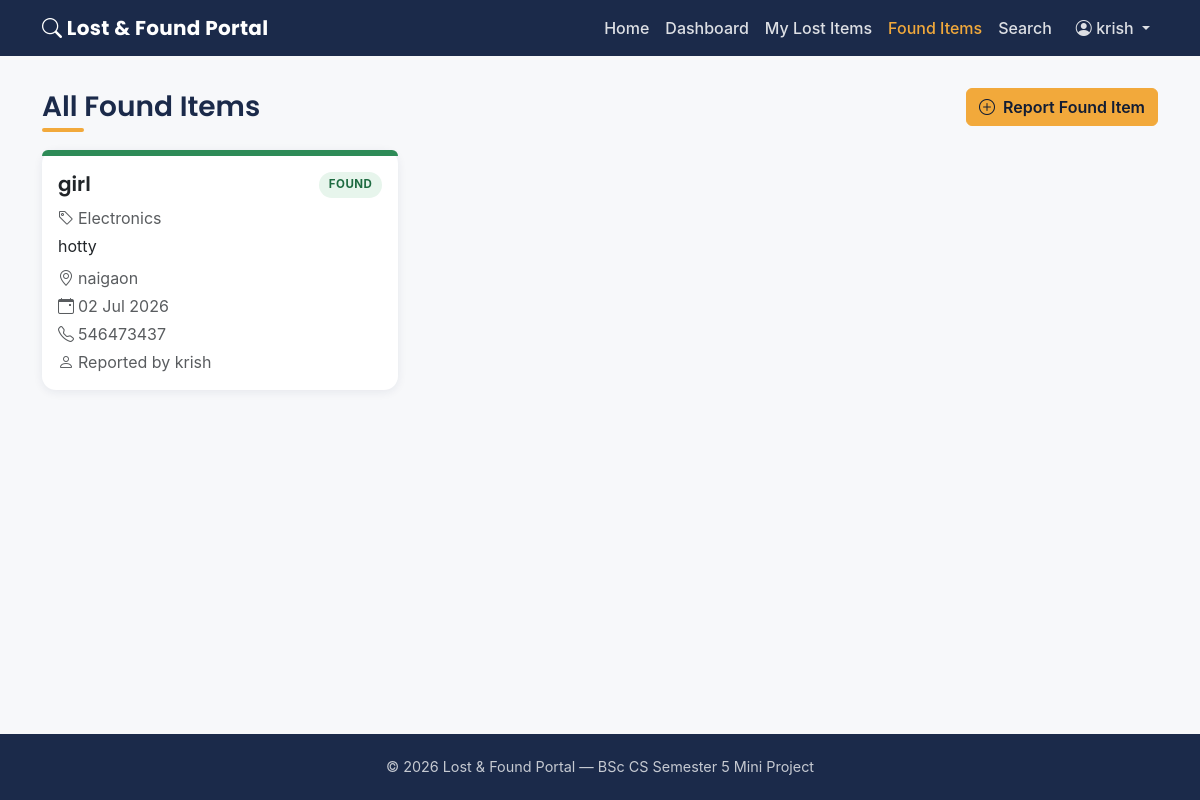
The app's page /found/view (signed in) with its own data.
### models/user.py (models this page shows, shortened)
class User(db.Model):
    __tablename__ = "users"
    id = db.Column(db.Integer, primary_key=True)
    username = db.Column(db.String(80), unique=True, nullable=False)
    email = db.Column(db.String(120), unique=True, nullable=False)
    password = db.Column(db.String(255), nullable=False)  # hashed password
    created_at = db.Column(db.DateTime, default=lambda: datetime.now(timezone.utc))
    lost_items = db.relationship(
        "LostItem", backref="owner", lazy=True, cascade="all, delete-orphan"
    )
    found_items = db.relationship(
        "FoundItem", backref="owner", lazy=True, cascade="all, delete-orphan"
    )

### models/found_item.py (models this page shows, shortened)
class FoundItem(db.Model):
    __tablename__ = "found_items"
    id = db.Column(db.Integer, primary_key=True)
    user_id = db.Column(db.Integer, db.ForeignKey("users.id"), nullable=False)
    item_name = db.Column(db.String(120), nullable=False)
    category = db.Column(db.String(50), nullable=False)
    description = db.Column(db.Text, nullable=True)
    location = db.Column(db.String(150), nullable=False)   # Found Location
    date = db.Column(db.Date, nullable=False)               # Found Date
    contact = db.Column(db.String(20), nullable=False)      # Contact Number
    created_at = db.Column(db.DateTime, default=lambda: datetime.now(timezone.utc))

### routes/found.py (the view)
@found_bp.route("/view")
@login_required
def view_found():
    items = FoundItem.query.order_by(FoundItem.created_at.desc()).all()
    return render_template("view_found.html", items=items)

### templates/view_found.html (shortened to what this page needs)
{% extends "base.html" %}
{% block content %}
<div class="d-flex justify-content-between align-items-center mb-4">
    <h3 class="section-title mb-0">All Found Items</h3>
    <a href="{{ url_for('found.add_found') }}" class="btn btn-amber">
        <i class="bi bi-plus-circle me-1"></i> Report Found Item
    </a>
</div>
{% if items %}
<div class="row g-4">
    {% for item in items %}
    <div class="col-md-6 col-lg-4">
        <div class="card item-card">
            <div class="card-header-bar found"></div>
            <div class="card-body">
                <div class="d-flex justify-content-between align-items-start mb-2">
                    <h5 class="card-title mb-0">{{ item.item_name }}</h5>
                    <span class="status-pill found">Found</span>
                </div>
                <p class="text-muted mb-1"><i class="bi bi-tag me-1"></i>{{ item.category }}</p>
                {% if item.description %}
                <p class="mb-2">{{ item.description }}</p>
                {% endif %}
                <p class="text-muted mb-1"><i class="bi bi-geo-alt me-1"></i>{{ item.location }}</p>
                <p class="text-muted mb-1"><i class="bi bi-calendar-event me-1"></i>{{ item.date.strftime('%d %b %Y') }}</p>
                <p class="text-muted mb-1"><i class="bi bi-telephone me-1"></i>{{ item.contact }}</p>
                <p class="text-muted mb-0"><i class="bi bi-person me-1"></i>Reported by {{ item.owner.username }}</p>
            </div>
        </div>
    </div>
    {% endfor %}
</div>
{% else %}
<div class="empty-state">
    <i class="bi bi-inbox" style="font-size: 2.5rem;"></i>
    <p class="mt-2 mb-3">No found items have been reported yet.</p>
    <a href="{{ url_for('found.add_found') }}" class="btn btn-amber">Report a Found Item</a>
</div>
{% endif %}
{% endblock %}

### templates/base.html (shortened to what this page needs)
<!DOCTYPE html>
<html lang="en">
<head>
    <link href="https://cdn.jsdelivr.net/npm/bootstrap@5.3.3/dist/css/bootstrap.min.css" rel="stylesheet">
    <link rel="stylesheet" href="https://cdn.jsdelivr.net/npm/bootstrap-icons@1.11.3/font/bootstrap-icons.css">
    <link rel="stylesheet" href="{{ url_for('static', filename='css/style.css') }}">
</head>
<body>
    <nav class="navbar navbar-expand-lg navbar-dark navbar-portal sticky-top">
        <div class="container">
            <a class="navbar-brand fw-bold" href="{{ url_for('home') }}">
                <i class="bi bi-search"></i> Lost&nbsp;&amp;&nbsp;Found Portal
            </a>
            <div class="collapse navbar-collapse" id="navMenu">
                <ul class="navbar-nav ms-auto align-items-lg-center">
                    <li class="nav-item">
                        <a class="nav-link {% if request.endpoint == 'home' %}active{% endif %}" href="{{ url_for('home') }}">Home</a>
                    </li>
                    {% if session.get('user_id') %}
                        <li class="nav-item">
                            <a class="nav-link {% if request.endpoint == 'dashboard.dashboard' %}active{% endif %}" href="{{ url_for('dashboard.dashboard') }}">Dashboard</a>
                        </li>
                        <li class="nav-item">
                            <a class="nav-link {% if request.endpoint == 'lost.view_lost' %}active{% endif %}" href="{{ url_for('lost.view_lost') }}">My Lost Items</a>
                        </li>
                        <li class="nav-item">
                            <a class="nav-link {% if request.endpoint == 'found.view_found' %}active{% endif %}" href="{{ url_for('found.view_found') }}">Found Items</a>
                        </li>
                        <li class="nav-item">
                            <a class="nav-link {% if request.endpoint == 'search.search' %}active{% endif %}" href="{{ url_for('search.search') }}">Search</a>
                        </li>
                        <li class="nav-item dropdown ms-lg-2">
                            <a class="nav-link dropdown-toggle" href="#" role="button" data-bs-toggle="dropdown">
                                <i class="bi bi-person-circle"></i> {{ session.get('username') }}
                            </a>
                        </li>
                    {% endif %}
                </ul>
            </div>
        </div>
    </nav>
    <main class="container py-3 mb-5">
        {% block content %}{% endblock %}
    </main>
    <footer class="text-center">
        <div class="container">
            &copy; {{ current_year }} Lost &amp; Found Portal — BSc CS Semester 5 Mini Project
        </div>
    </footer>
</body>
</html>

### static/css/style.css (style rules this page uses)
:root { --navy: #1B2A4A; --navy-dark: #121D34; --amber: #F2A93B; --amber-dark: #D98F1F; --paper: #F7F8FA; --ink: #26324A; }
body { background-color: var(--paper); color: var(--ink); font-family: -apple-system, BlinkMacSystemFont, "Segoe UI", Roboto, Helvetica, Arial, sans-serif; display: flex; flex-direction: column; min-height: 100vh; }
main { flex: 1; }
h1, h2, h3, h4, h5, .navbar-brand, .brand-font { font-family: "Poppins", -apple-system, BlinkMacSystemFont, "Segoe UI", Roboto, sans-serif; font-weight: 600; color: var(--navy); }
.navbar-portal { background-color: var(--navy); }
.navbar-portal .navbar-brand { color: #fff !important; letter-spacing: 0.3px; }
.navbar-portal .nav-link { color: rgba(255, 255, 255, 0.85) !important; font-weight: 500; }
.navbar-portal .nav-link.active, .navbar-portal .nav-link:hover { color: var(--amber) !important; }
.btn-amber { background-color: var(--amber); border-color: var(--amber); color: var(--navy-dark); font-weight: 600; }
.item-card { border: none; border-radius: 14px; box-shadow: 0 2px 10px rgba(27, 42, 74, 0.08); transition: transform 0.15s ease, box-shadow 0.15s ease; height: 100%; }
.item-card .card-header-bar { height: 6px; border-radius: 14px 14px 0 0; }
.item-card .card-header-bar.found { background-color: #2E8B57; }
.status-pill { font-size: 0.72rem; text-transform: uppercase; letter-spacing: 0.5px; font-weight: 700; padding: 0.28rem 0.6rem; border-radius: 999px; }
.status-pill.found { background-color: #E7F5EC; color: #1E6B41; }
footer { background-color: var(--navy); color: rgba(255, 255, 255, 0.75); padding: 1.4rem 0; font-size: 0.9rem; }
.section-title { position: relative; display: inline-block; margin-bottom: 1.5rem; }
.section-title::after { content: ""; position: absolute; left: 0; bottom: -8px; width: 42px; height: 4px; background-color: var(--amber); border-radius: 2px; }

### records on screen
User: get "krish"
FoundItem: item_name "girl", category "Electronics", description "hotty", location "naigaon", date "02 Jul 2026", contact "546473437", owner.username "krish"
